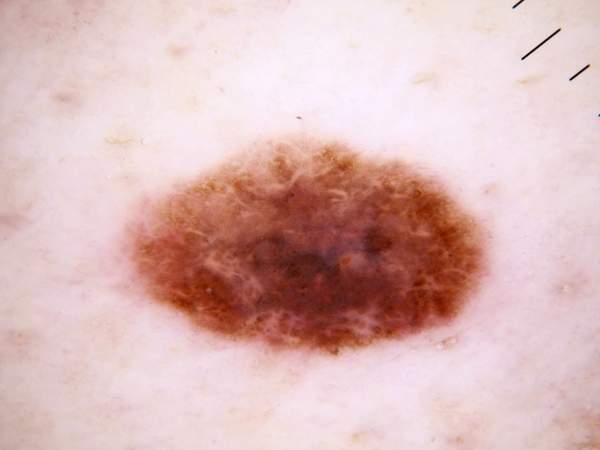
#> input picture imagenes para pruebas/melanoma.jpg, 600 x 450 px
$ python -i segmentation.py   (imports and definitions only)
#> lines starting #> are read from the running program, lines starting #| are printed output that depends on the picture; after the words box and inside, x2 and y2 are one past the last pixel; in counts of white or black regions, pixels touching at a corner belong together
"""
Módulo de Segmentación de Lesiones Cutáneas - YCbCr Adaptativo

Implementa segmentación robusta respetando la teoría de que la piel
se agrupa en clusters de Cb-Cr, pero calculando dichos clusters
dinámicamente para cada imagen (calibración automática).
"""

import cv2
import numpy as np
from pathlib import Path
import logging

# [1 line not run here, left out]
logger = logging.getLogger(__name__)

class SkinLesionSegmenter:
    """
    Segmentador YCbCr Adaptativo.
    1. Calibra el color de piel sano muestreando las esquinas.
    2. Define rangos dinámicos de Cb-Cr para esa foto específica.
    3. Usa una máscara circular (ROI) solo para limpiar bordes del microscopio.
    """

    def __init__(self, debug=False):
        """
        Inicializa segmentador.
        Args:
            debug (bool): Si True, guarda imágenes intermedias (opcional)
        """
        self.debug = debug

        # Kernels para limpieza morfológica
        self.kernel_small = cv2.getStructuringElement(cv2.MORPH_ELLIPSE, (3, 3))
        self.kernel_medium = cv2.getStructuringElement(cv2.MORPH_ELLIPSE, (9, 9))
        self.kernel_large = cv2.getStructuringElement(cv2.MORPH_ELLIPSE, (21, 21))

    def segment(self, image_path, output_dir=None):
        """
        Segmenta lesión en imagen usando YCbCr Adaptativo + Limpieza de Bordes.
        """
#> called with image_path = '../imagenes para pruebas/melanoma.jpg'
        image_path = Path(image_path)

        if not image_path.exists():
            logger.error(f"Imagen no encontrada: {image_path}")
            return {'success': False}

        # 1. Cargar imagen
        img_bgr = cv2.imread(str(image_path))
#> img_bgr is the input picture: shape (450, 600, 3); mean B, G, R 183.8, 185.2, 219.4
        if img_bgr is None:
            logger.error(f"Error cargando imagen: {image_path}")
            return {'success': False}

        h, w = img_bgr.shape[:2]
#> h = 450; w = 600

        # 2. Transformar a YCbCr
        img_ycbcr = cv2.cvtColor(img_bgr, cv2.COLOR_BGR2YCrCb)
#> img_ycbcr: shape (450, 600, 3); mean of channels 0, 1, 2 195.3, 145.2, 121.5

        # 3. CALIBRACIÓN AUTOMÁTICA DE PIEL
        # En lugar de números fijos [77, 127], muestreamos la piel real de esta foto.
        # Tomamos 4 zonas seguras en las esquinas interiores.

        sample_size = 20
        samples_cb = []
        samples_cr = []

        # Coordenadas de muestreo (Esquinas interiores para evitar el borde negro)
        # Usamos 1/4 y 3/4 del ancho/alto
        offsets = [
            (h//4, w//4), (h//4, 3*w//4),
            (3*h//4, w//4), (3*h//4, 3*w//4)
        ]

        for r, c in offsets:
            # Extraer parche de piel
            patch = img_ycbcr[r:r+sample_size, c:c+sample_size, :]
            samples_cb.extend(patch[:,:,1].flatten())
            samples_cr.extend(patch[:,:,2].flatten())
#> after the loop, samples_cb = 1600 values, max 154 at index 1220, min 132 at index 320, mean 137.5; samples_cr = 1600 values, max 132 at index 624, min 112 at index 1240, mean 127.9

        # Calculamos la mediana (más robusta que el promedio)
        if len(samples_cb) > 0:
            median_cb = np.median(samples_cb)
#> median_cb = 137
            median_cr = np.median(samples_cr)
#> median_cr = 128
        else:
            # Fallback por seguridad si algo falla
            median_cb, median_cr = 100, 150

        logger.info(f"🎨 Calibración Piel -> Cb: {median_cb:.0f}, Cr: {median_cr:.0f}")

        # 4. Definir rangos elásticos
        # Un ancho de banda de +/- 25 suele cubrir la variación natural de la piel
        delta = 25
        cb_lower = int(max(0, median_cb - delta))
#> cb_lower = 112
        cb_upper = int(min(255, median_cb + delta))
#> cb_upper = 162
        cr_lower = int(max(0, median_cr - delta))
#> cr_lower = 103
        cr_upper = int(min(255, median_cr + delta))
#> cr_upper = 153

        # 5. Segmentación YCbCr con rangos adaptados
        y, cr, cb = cv2.split(img_ycbcr)
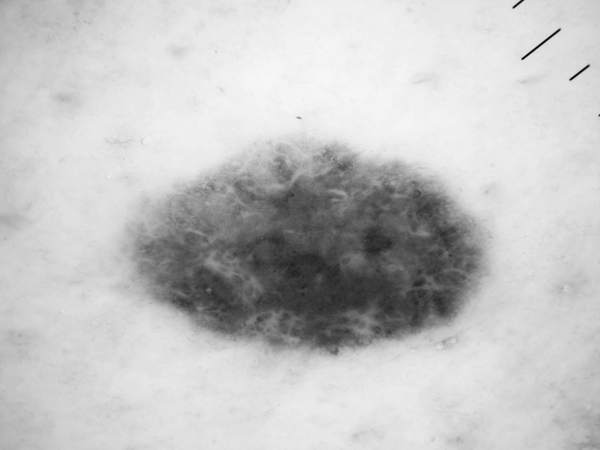
#> y: shape (450, 600); min 0, max 248, mean 195.3
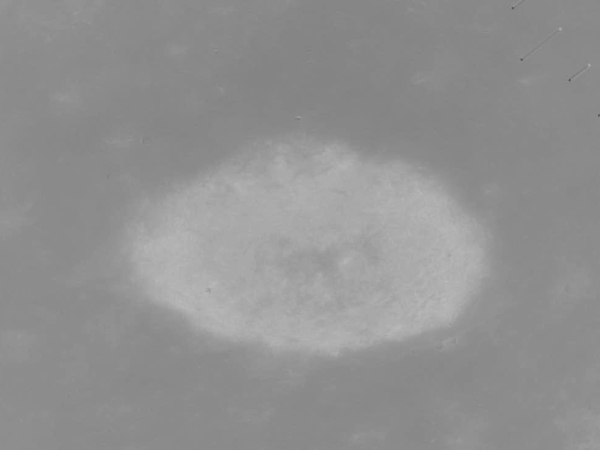
#> cr: shape (450, 600); min 74, max 188, mean 145.2
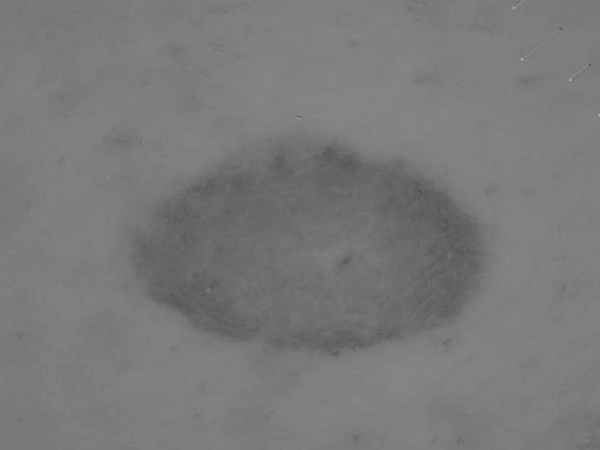
#> cb: shape (450, 600); min 80, max 178, mean 121.5

        # Máscara de PIEL SANA
        mask_cbcr = cv2.inRange(cb, cb_lower, cb_upper) & \
                    cv2.inRange(cr, cr_lower, cr_upper)
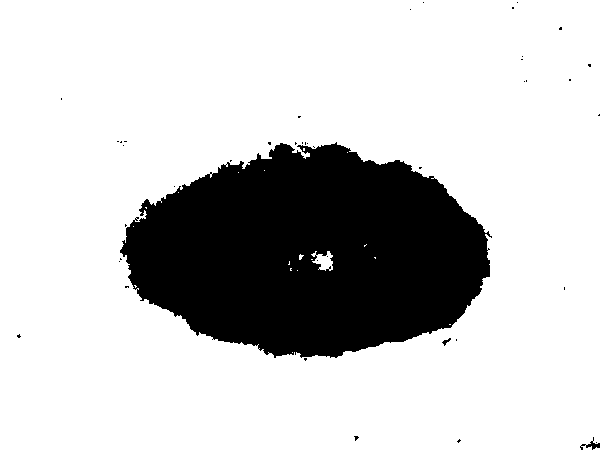
#> mask_cbcr: shape (450, 600); 78.6% white; 43 black regions (40 under 20 px), largest, box (x1, y1, x2, y2) and area: (120, 142, 492, 358) 57496, (580, 437, 600, 450) 83, (442, 338, 451, 346) 28

        # Invertir: Lo que NO es piel sana, es posible lesión
        mask_lesion = cv2.bitwise_not(mask_cbcr)

        # 6. Limpieza de Bordes (ROI Circular)
        # Eliminamos las esquinas negras del microscopio que NO son lesión
        mask_roi = np.zeros((h, w), dtype=np.uint8)
        # Radio del 48% del lado menor (cubre casi todo el centro)
        cv2.circle(mask_roi, (w//2, h//2), int(min(h, w) * 0.48), 255, -1)
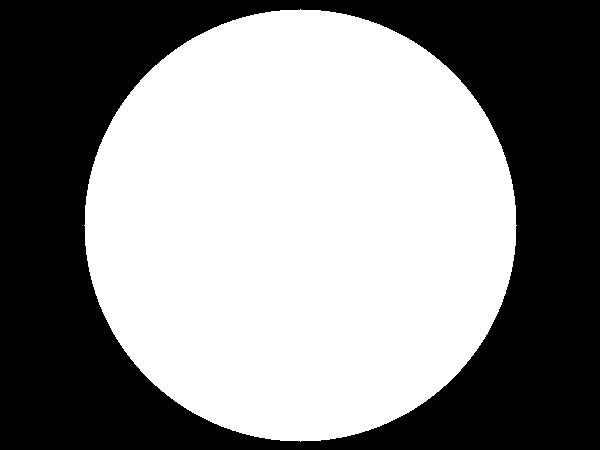
#> mask_roi: shape (450, 600); 54.3% white; 1 black region, box (x1, y1, x2, y2) and area: (0, 0, 600, 450) 123495

        # Intersección: Lesión detectada Y que esté dentro del círculo válido
        mask_lesion = cv2.bitwise_and(mask_lesion, mask_roi)
#> mask_lesion: shape (450, 600); 21.3% white; 24 white regions (22 under 20 px), largest, box (x1, y1, x2, y2) and area: (120, 142, 492, 358) 57496, (442, 338, 451, 346) 28

        # 7. Morfología (Limpiar ruido)
        mask_lesion = cv2.morphologyEx(mask_lesion, cv2.MORPH_OPEN, self.kernel_small)
#> mask_lesion: shape (450, 600); 21.2% white; 4 white regions (2 under 20 px), largest, box (x1, y1, x2, y2) and area: (120, 143, 490, 358) 57324, (442, 338, 451, 345) 25
        mask_lesion = cv2.morphologyEx(mask_lesion, cv2.MORPH_CLOSE, self.kernel_medium)
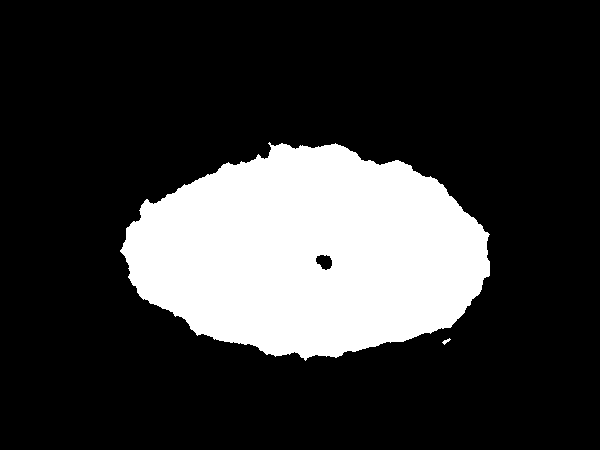
#> mask_lesion: shape (450, 600); 21.5% white; 2 white regions

        # 8. Selección de Contorno (Con Fallback)
        contours, _ = cv2.findContours(mask_lesion, cv2.RETR_EXTERNAL, cv2.CHAIN_APPROX_SIMPLE)
#> contours = 2 contours, 1 with area under 20; largest, box (x1, y1, x2, y2) and area: (120, 142, 490, 361) 57624

        largest_contour = None
        use_fallback = False

        if not contours:
            use_fallback = True
        else:
            largest_contour = max(contours, key=cv2.contourArea)
#> largest_contour = contour of 560 points, box (x1, y1, x2, y2) (120, 142, 490, 361), area 57624
            # Si el área es menor al 1% de la imagen, es ruido -> Usar Fallback
            if cv2.contourArea(largest_contour) < (h * w * 0.01):
                use_fallback = True

        # Plan B: Recorte Central si la segmentación falla
        if use_fallback:
            logger.warning("⚠️ Segmentación por color no clara. Usando recorte central.")
            sz = int(min(h, w) * 0.5) # 50% del tamaño
            x, y = (w//2 - sz//2), (h//2 - sz//2)
            # Crear cuadrado artificial
            largest_contour = np.array([[[x,y]], [[x+sz,y]], [[x+sz,y+sz]], [[x,y+sz]]])

        # 9. Generar resultados finales
        mask_final = np.zeros_like(mask_lesion)
        cv2.drawContours(mask_final, [largest_contour], 0, 255, -1)
#> mask_final: shape (450, 600); 21.5% white; 1 white region, box (x1, y1, x2, y2) and area: (120, 142, 490, 361) 58085

        # Extraer ROI con un poco de padding (margen)
        x, y, w_roi, h_roi = cv2.boundingRect(largest_contour)
#> x = 120; y = 142; w_roi = 370; h_roi = 219

        pad = 10 # 10 píxeles de aire alrededor para que la IA vea bordes
        x = max(0, x - pad)
#> x = 110
        y = max(0, y - pad)
#> y = 132
        w_roi = min(w - x, w_roi + 2*pad)
#> w_roi = 390
        h_roi = min(h - y, h_roi + 2*pad)
#> h_roi = 239

        lesion_roi = img_bgr[y:y+h_roi, x:x+w_roi].copy()
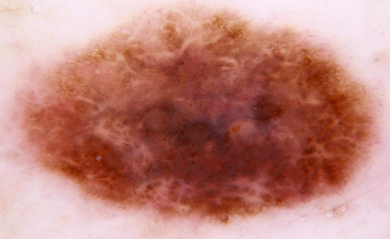
#> lesion_roi: shape (239, 390, 3); mean B, G, R 122.6, 132, 190.5

        logger.info(f"✓ ROI generado: {w_roi}x{h_roi}")

        # Guardar debug si se solicitó
        if self.debug and output_dir:
            output_dir = Path(output_dir)
            output_dir.mkdir(parents=True, exist_ok=True)
            cv2.imwrite(str(output_dir / "debug_01_roi_mask.jpg"), mask_roi)
            cv2.imwrite(str(output_dir / "debug_02_lesion_raw.jpg"), mask_lesion)
            cv2.imwrite(str(output_dir / "debug_03_final.jpg"), mask_final)

        return {
            'success': True,
            'original': img_bgr,
            'segmentation_mask': mask_final,
            'lesion_roi': lesion_roi,
            'contour': largest_contour,
            'bbox': (x, y, w_roi, h_roi),
            'area': cv2.contourArea(largest_contour) if largest_contour is not None else 0
        }

    def visualize_segmentation(self, seg_result, save_path=None):
        """
        Visualiza segmentación sobre imagen original.
        """
        if not seg_result['success']:
            return None

        img = seg_result['original'].copy()
        contour = seg_result['contour']
        bbox = seg_result['bbox']

        # Dibujar contorno
        cv2.drawContours(img, [contour], 0, (0, 255, 0), 2)

        # Dibujar bounding box
        x, y, w, h = bbox
        cv2.rectangle(img, (x, y), (x+w, y+h), (255, 0, 0), 2)

        if save_path:
            cv2.imwrite(str(save_path), img)

        return img

>>> result = SkinLesionSegmenter().segment('../imagenes para pruebas/melanoma.jpg')
#> result = 7 items
